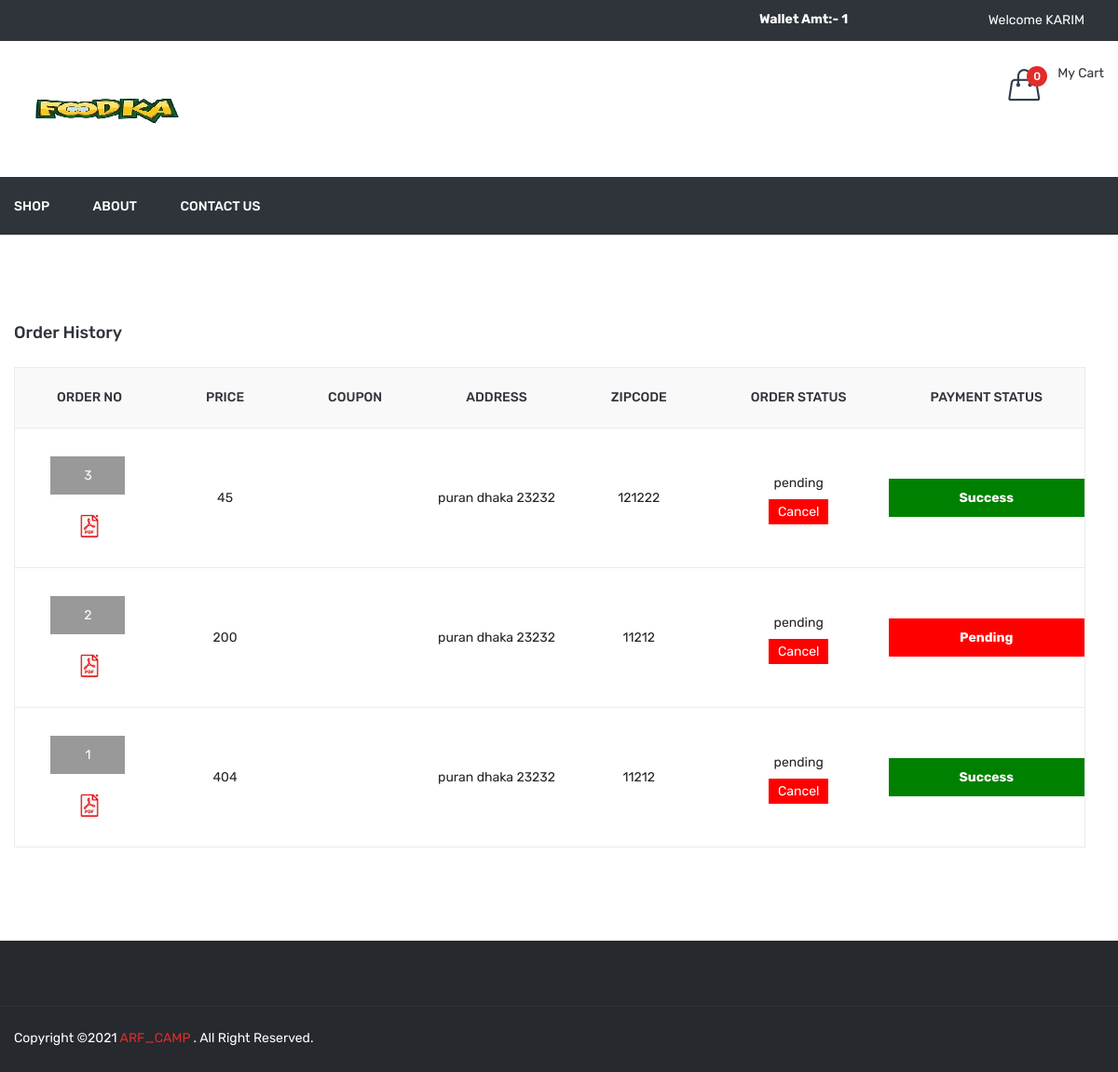
Page /order_history.php (signed in) on the committed database.
### tables this page shows
CREATE TABLE `order_master` (
  `id` int(11) NOT NULL,
  `user_id` int(11) NOT NULL,
  `name` varchar(50) NOT NULL,
  `email` varchar(50) NOT NULL,
  `mobile` varchar(50) NOT NULL,
  `address` text NOT NULL,
  `total_price` float NOT NULL,
  `coupon_code` varchar(20) NOT NULL,
  `final_price` float NOT NULL,
  `zipcode` varchar(10) NOT NULL,
  `delivery_boy_id` int(11) NOT NULL,
  `payment_status` varchar(20) NOT NULL,
  `payment_type` varchar(10) NOT NULL,
  `payment_id` varchar(100) NOT NULL,
  `order_status` int(11) NOT NULL,
  `added_on` datetime NOT NULL,
  `delivered_on` datetime NOT NULL,
  `cancel_by` enum('user','admin') NOT NULL,
  `cancel_at` datetime NOT NULL
);

CREATE TABLE `order_status` (
  `id` int(11) NOT NULL,
  `order_status` varchar(50) NOT NULL
);

### order_history.php (the view, shortened to what this page needs)
<?php
include ("header.php");
$uid=$_SESSION['FOOD_USER_ID'];
$sql="select order_master.*,order_status.order_status as order_status_str from order_master,order_status where order_master.order_status=order_status.id and order_master.user_id='$uid' order by order_master.id desc";
$res=mysqli_query($con,$sql);
?>
<div class="cart-main-area pt-95 pb-100">
            <div class="container">
                <h3 class="page-title">Order History</h3>
                <div class="row">
                    <div class="col-lg-12 col-md-12 col-sm-12 col-12">
                        <form method="post">
							<div class="table-content table-responsive">
                                <table>
                                    <thead>
                                        <tr>
                                            <th>Order No</th>
                                            <th>Price</th>
											<th>Coupon</th>
                                            <th>Address</th>
											<th>Zipcode</th>
                                            <th>Order Status</th>
                                            <th>Payment Status</th>
                                        </tr>
                                    </thead>
                                    <tbody>
										<?php if(mysqli_num_rows($res)>0){
										while($row=mysqli_fetch_assoc($res)){
										?>
										<tr>
                                            <td>
												<div class="div_order_id"><a href="<?php echo FRONT_SITE_PATH.'order_detail?id='.$row['id']?>"><?php echo $row['id']?></div></a>
											<br/>
											<a href="<?php echo FRONT_SITE_PATH?>download_invoice?id=<?php echo $row['id']?>"><img src='<?php echo FRONT_SITE_PATH?>assets/img/icon-img/pdf.png' width="20px" title="Download Invoice"/></a>
											</td>
                                            <td style="font-size:14px;">
											<?php echo $row['total_price']?></td>
                                            <td>
											</td>
											<td><?php echo $row['address']?></td>
											<td><?php echo $row['zipcode']?></td>
											<td>
                                             <?php
											echo $row['order_status_str'];
											if($row['order_status']==1){
												echo "<br/>";
												echo "<div style='margin-top:10px;'><a href='?cancel_id=".$row['id']."' class='cancel_btn'>Cancel</a></div>";
											}
											?>
                                            </td>
											<td>
												<div class="payment_status payment_status_<?php echo $row['payment_status']?>"><?php echo ucfirst($row['payment_status'])?></div>
											</td>
                                        </tr>
										<?php }} ?>
                                    </tbody>
                                </table>
                            </div>
                        </form>
                    </div>
                </div>
            </div>
        </div>
<?php
include("footer.php");
?>

### rows in the picture
order_master: id "3", total_price "45", address "puran dhaka 23232", zipcode "121222", order_status.order_status "pending", payment_status "Success"
order_master: id "2", total_price "200", address "puran dhaka 23232", zipcode "11212", order_status.order_status "pending", payment_status "Pending"
order_master: id "1", total_price "404", address "puran dhaka 23232", zipcode "11212", order_status.order_status "pending", payment_status "Success"

### other values in the picture
$getWalletAmt "1"
$_SESSION['FOOD_USER_NAME'] "KARIM"
$totalCartDish "0"
